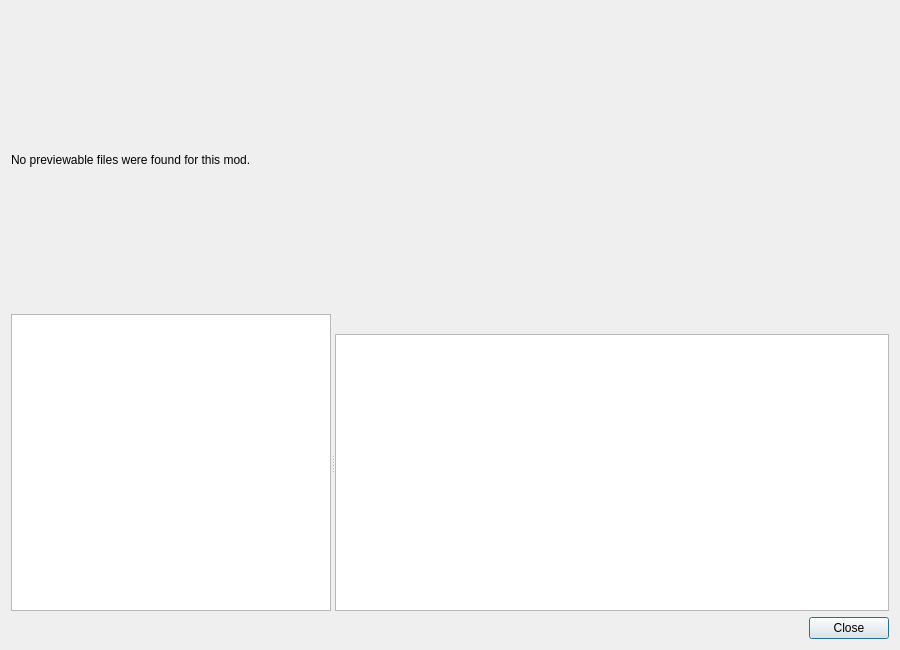
<?xml version="1.0" encoding="UTF-8"?>
<ui version="4.0">
 <class>AssetPreviewDialog</class>
 <widget class="QDialog" name="AssetPreviewDialog">
  <property name="geometry">
   <rect>
    <x>0</x>
    <y>0</y>
    <width>900</width>
    <height>650</height>
   </rect>
  </property>
  <property name="windowTitle">
   <string>Preview Mod Files</string>
  </property>
  <layout class="QVBoxLayout" name="verticalLayout">
   <item>
    <widget class="QLabel" name="info_label">
     <property name="text">
      <string>No previewable files were found for this mod.</string>
     </property>
     <property name="wordWrap">
      <bool>true</bool>
     </property>
    </widget>
   </item>
   <item>
    <widget class="QSplitter" name="splitter">
     <property name="orientation">
      <enum>Qt::Horizontal</enum>
     </property>
     <widget class="QListWidget" name="file_list">
      <property name="maximumSize">
       <size>
        <width>320</width>
        <height>16777215</height>
       </size>
      </property>
     </widget>
     <widget class="QWidget" name="preview_container" native="true">
      <layout class="QVBoxLayout" name="preview_layout">
       <property name="leftMargin">
        <number>0</number>
       </property>
       <property name="topMargin">
        <number>0</number>
       </property>
       <property name="rightMargin">
        <number>0</number>
       </property>
       <property name="bottomMargin">
        <number>0</number>
       </property>
       <item>
        <widget class="QLabel" name="header_label">
         <property name="text">
          <string/>
         </property>
         <property name="textInteractionFlags">
          <set>Qt::TextSelectableByMouse</set>
         </property>
         <property name="wordWrap">
          <bool>true</bool>
         </property>
        </widget>
       </item>
       <item>
        <widget class="QStackedWidget" name="preview_stack">
         <property name="currentIndex">
          <number>0</number>
         </property>
         <widget class="QWidget" name="text_page">
          <layout class="QVBoxLayout" name="text_page_layout">
           <property name="leftMargin">
            <number>0</number>
           </property>
           <property name="topMargin">
            <number>0</number>
           </property>
           <property name="rightMargin">
            <number>0</number>
           </property>
           <property name="bottomMargin">
            <number>0</number>
           </property>
           <item>
            <widget class="QPlainTextEdit" name="text_view">
             <property name="readOnly">
              <bool>true</bool>
             </property>
             <property name="lineWrapMode">
              <enum>QPlainTextEdit::NoWrap</enum>
             </property>
            </widget>
           </item>
          </layout>
         </widget>
         <widget class="QWidget" name="image_page">
          <layout class="QVBoxLayout" name="image_page_layout">
           <property name="leftMargin">
            <number>0</number>
           </property>
           <property name="topMargin">
            <number>0</number>
           </property>
           <property name="rightMargin">
            <number>0</number>
           </property>
           <property name="bottomMargin">
            <number>0</number>
           </property>
           <item>
            <widget class="QScrollArea" name="image_scroll">
             <property name="widgetResizable">
              <bool>true</bool>
             </property>
             <widget class="QWidget" name="image_scroll_contents">
              <layout class="QVBoxLayout" name="image_scroll_layout">
               <item>
                <widget class="QLabel" name="image_view">
                 <property name="alignment">
                  <set>Qt::AlignCenter</set>
                 </property>
                 <property name="text">
                  <string/>
                 </property>
                </widget>
               </item>
              </layout>
             </widget>
            </widget>
           </item>
          </layout>
         </widget>
        </widget>
       </item>
      </layout>
     </widget>
    </widget>
   </item>
   <item>
    <layout class="QHBoxLayout" name="button_layout">
     <item>
      <spacer name="horizontalSpacer">
       <property name="orientation">
        <enum>Qt::Horizontal</enum>
       </property>
       <property name="sizeHint" stdset="0">
        <size>
         <width>40</width>
         <height>20</height>
        </size>
       </property>
      </spacer>
     </item>
     <item>
      <widget class="QPushButton" name="close_button">
       <property name="text">
        <string>Close</string>
       </property>
      </widget>
     </item>
    </layout>
   </item>
  </layout>
 </widget>
 <resources/>
 <connections/>
</ui>
